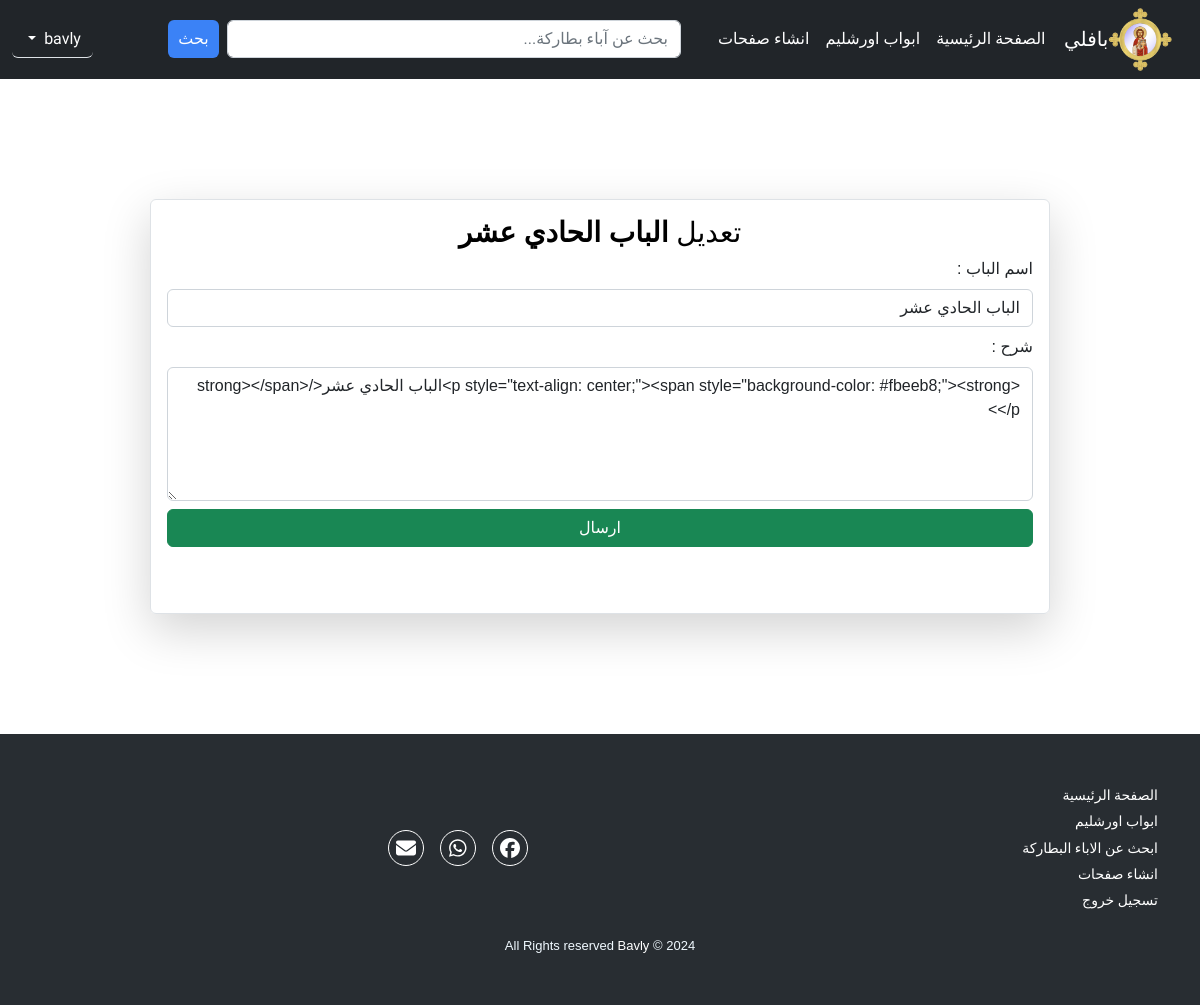
The app's page /details-edit.php?gates-jerusalem-Id-edit=12 (signed in) with its own data.
### tables this page shows
CREATE TABLE `gates` (
  `id` tinyint(3) UNSIGNED NOT NULL,
  `name` varchar(255) NOT NULL,
  `text` text NOT NULL
);

### details-edit.php (the view, shortened to what this page needs)
<?php
if (isset($_SESSION['username'])) {
    require_once "./includes/layout/header.php";
    require_once "./includes/layout/nav.php";
    require_once 'connect.php';
    $gates_jerusalem_Id = $_GET['gates-jerusalem-Id-edit'];
    $query = "SELECT * FROM gates WHERE id = $gates_jerusalem_Id";
    $stmt = $pdo->query($query);
    $row = $stmt->fetch(PDO::FETCH_ASSOC);
    if (!isset($row['id'])) {
        header('location: gates-jerusalem.php');
        exit();
    } else {
?>
        <div class="patriarch-details-container  p-3 shadow-lg  rounded border" style="width: 75%; margin: 120px auto; min-height: 415px;">
            <div class="content">
                <h3 class="text-black text-center">تعديل <b><?php echo  $row['name']; ?> </b></h3>
                <form action="" method="POST">
                    <div class="form-group">
                        <div class="d-flex flex-column">
                            <label for="file-picker" class="form-label">اسم الباب : </label>
                            <input type="text" require class="form-control" name="name" placeholder="اكتب اسم الباب هنا" value="<?php echo  $row['name']; ?>">
                        </div>
                        <div class="my-2">
                            <label for="file-picker" class="form-label"> شرح : </label>
                            <textarea class="form-control " require name="text" id="post-editor" rows="5"><?php echo $row['text']; ?></textarea>
                        </div>
                    </div>
                    <button type="submit" class="btn btn-success" style="width: 100%;">ارسال</button>
                </form>
            </div>
        </div>
<?php
    }
}
require_once './includes/layout/footer.php';
?>

### includes/css/global.css (style rules this page uses)
:root { --main-color: #3b82f6; --secondary-color: #2563eb; --light-color: #60a5fa; }
body { font-family: 'Cairo', sans-serif; overflow: hidden; overflow-x: hidden !important; }

### includes/css/pages/login.css (style rules this page uses)
* { margin: 0; padding: 0; box-sizing: border-box; }
body { font-family: 'Changa', sans-serif; }

### records on screen
gates: name "الباب الحادي عشر", text "<p style=\"text-align: center;\"><span style=\"background-color: #fbeeb8;\"><strong>الباب الحادي عشر</strong></span></p>"
